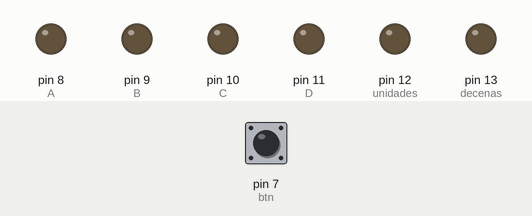
Simulated run of this sketch. Board: Arduino Uno, built with avr-gcc and run on an emulated ATmega328P. Shown: output pins drawn as LEDs (lit = HIGH). The test bench sets the inputs (shaded band); at power-on: pin 7 (btn) LOW.

Above: at 1.2 s.
1.3 s: pin 7 (btn) pulled HIGH for 0.15 s
At 2.4 s:
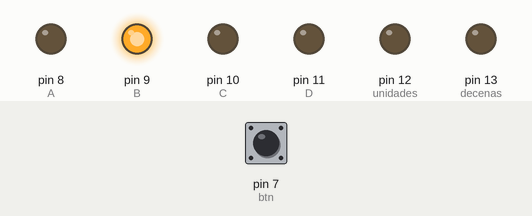
3.6 s: pin 7 (btn) pulled HIGH for 1 s
At 6.1 s:
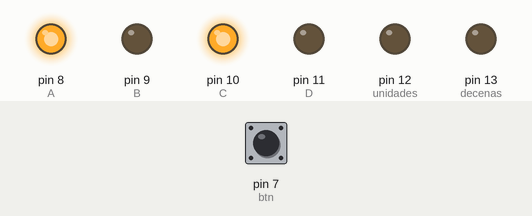
6.7 s: pin 7 (btn) pulled HIGH for 0.15 s
At 7.8 s:
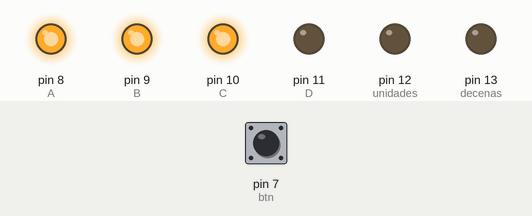
9.0 s: pin 7 (btn) pulled HIGH for 3.2 s
At 13.2 s:
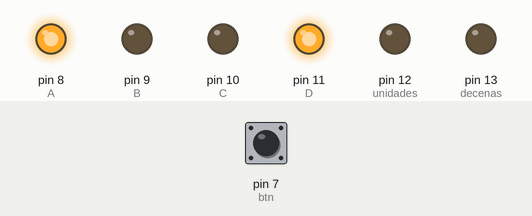
13.7 s: pin 7 (btn) pulled HIGH for 0.15 s
At 15.7 s:
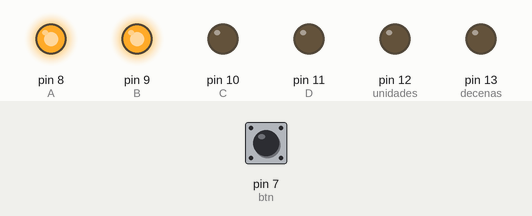
16.0 s: pin 7 (btn) pulled HIGH for 1 s
At 18.2 s:
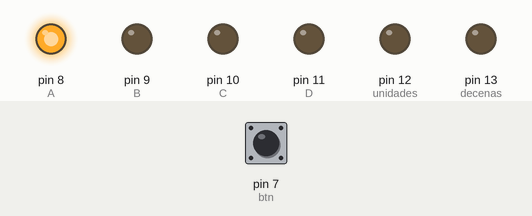
Timing chart, 0 to 19.7 s (numbered marks = the images above; inputs shaded):
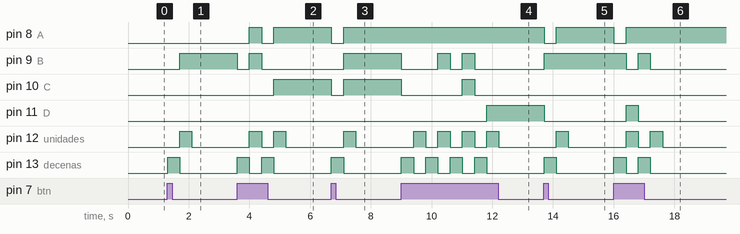

Measured:
- after the input at 1.3 s, pin 9 (B): LOW → HIGH after 0.40 s; pin 12 (unidades): LOW → HIGH after 0.40 s, → LOW 0.40 s later; pin 13 (decenas): LOW → HIGH at once, → LOW 0.40 s later
- after the input at 3.6 s, pin 8 (A): LOW → HIGH after 0.40 s, → LOW 0.40 s later, → HIGH 0.40 s later; pin 9 (B): HIGH → LOW at once, → HIGH 0.40 s later, → LOW 0.40 s later
- after the input at 6.7 s, pin 8 (A), pin 10 (C): HIGH → LOW at once, → HIGH 0.40 s later; pin 9 (B): LOW → HIGH after 0.40 s; pin 12 (unidades): LOW → HIGH after 0.40 s, → LOW 0.40 s later; pin 13 (decenas): LOW → HIGH at once, → LOW 0.40 s later
- after the input at 9.0 s, pin 9 (B): goes LOW 1.2 s, HIGH 0.41 s, LOW 0.40 s, HIGH 0.40 s, then LOW, starting at once; pin 10 (C): HIGH → LOW at once, → HIGH 2.0 s later, → LOW 0.40 s later
- after the input at 13.7 s, pin 8 (A): HIGH → LOW at once, → HIGH 0.40 s later; pin 9 (B): LOW → HIGH at once; pin 11 (D): HIGH → LOW at once; pin 12 (unidades): LOW → HIGH after 0.41 s, → LOW 0.40 s later; pin 13 (decenas): LOW → HIGH at once, → LOW 0.40 s later
- after the input at 16.0 s, pin 8 (A): HIGH → LOW at once, → HIGH 0.40 s later; pin 9 (B): HIGH → LOW after 0.41 s, → HIGH 0.40 s later, → LOW 0.40 s later

The sketch:

Deber2.ino
```cpp
const int A=8; //decodificador
 const int B=9; //decodificador
 const int C=10; //decodificador
 const int D=11; //decodificador
 const int btn=7; //pulsador
 const int unidades=12;
 const int decenas=13;
 int j=1;
 int uni;
 int dec;
 int i;
 int a;

void setup() {
  pinMode(A,OUTPUT);
  pinMode(B,OUTPUT);
  pinMode(C,OUTPUT);
  pinMode(D,OUTPUT);
  pinMode(btn,INPUT);
  pinMode(unidades,OUTPUT);
  pinMode(decenas,OUTPUT);
}

void loop() {
if (digitalRead (btn) == HIGH){

    j++;
    if (j<=100){
      a=0;
      for(i=1;i<=100;i++){
        if(j%i == 0)
          a++;
        }
    if(a==2){
      dec=j/10;
      uni=j-(dec*10);
      digitalWrite(decenas,HIGH);
      digitalWrite(unidades,LOW);
      contador(dec);
      delay(200);

      digitalWrite(decenas,LOW);
      digitalWrite(unidades,HIGH);
      contador(uni);
      delay(200);
    }

    }else{
      digitalWrite(decenas,LOW);
      digitalWrite(unidades,LOW);
      }
    }else{
      digitalWrite(decenas,LOW);
      digitalWrite(unidades,LOW);
      }
}

void contador (int i){
  switch(i){
      case 0:
        digitalWrite(A,LOW);
        digitalWrite(B,LOW);
        digitalWrite(C,LOW);
        digitalWrite(D,LOW);
        delay(200);
      break;
      case 1:
        digitalWrite(A,HIGH);
        digitalWrite(B,LOW);
        digitalWrite(C,LOW);
        digitalWrite(D,LOW);
        delay(200);
      break;
      case 2:
        digitalWrite(A,LOW);
        digitalWrite(B,HIGH);
        digitalWrite(C,LOW);
        digitalWrite(D,LOW);
        delay(200);
      break;
      case 3:
        digitalWrite(A,HIGH);
        digitalWrite(B,HIGH);
        digitalWrite(C,LOW);
        digitalWrite(D,LOW);
        delay(200);
      break;
      case 4:
        digitalWrite(A,LOW);
        digitalWrite(B,LOW);
        digitalWrite(C,HIGH);
        digitalWrite(D,LOW);
        delay(200);
      break;
      case 5:
        digitalWrite(A,HIGH);
        digitalWrite(B,LOW);
        digitalWrite(C,HIGH);
        digitalWrite(D,LOW);
        delay(200);
      break;
      case 6:
        digitalWrite(A,LOW);
        digitalWrite(B,HIGH);
        digitalWrite(C,HIGH);
        digitalWrite(D,LOW);
        delay(200);
      break;
      case 7:
        digitalWrite(A,HIGH);
        digitalWrite(B,HIGH);
        digitalWrite(C,HIGH);
        digitalWrite(D,LOW);
        delay(200);
      break;
      case 8:
        digitalWrite(A,LOW);
        digitalWrite(B,LOW);
        digitalWrite(C,LOW);
        digitalWrite(D,HIGH);
        delay(200);
      break;
      case 9:
        digitalWrite(A,HIGH);
        digitalWrite(B,LOW);
        digitalWrite(C,LOW);
        digitalWrite(D,HIGH);
        delay(200);
      break;
      }
  }
```
